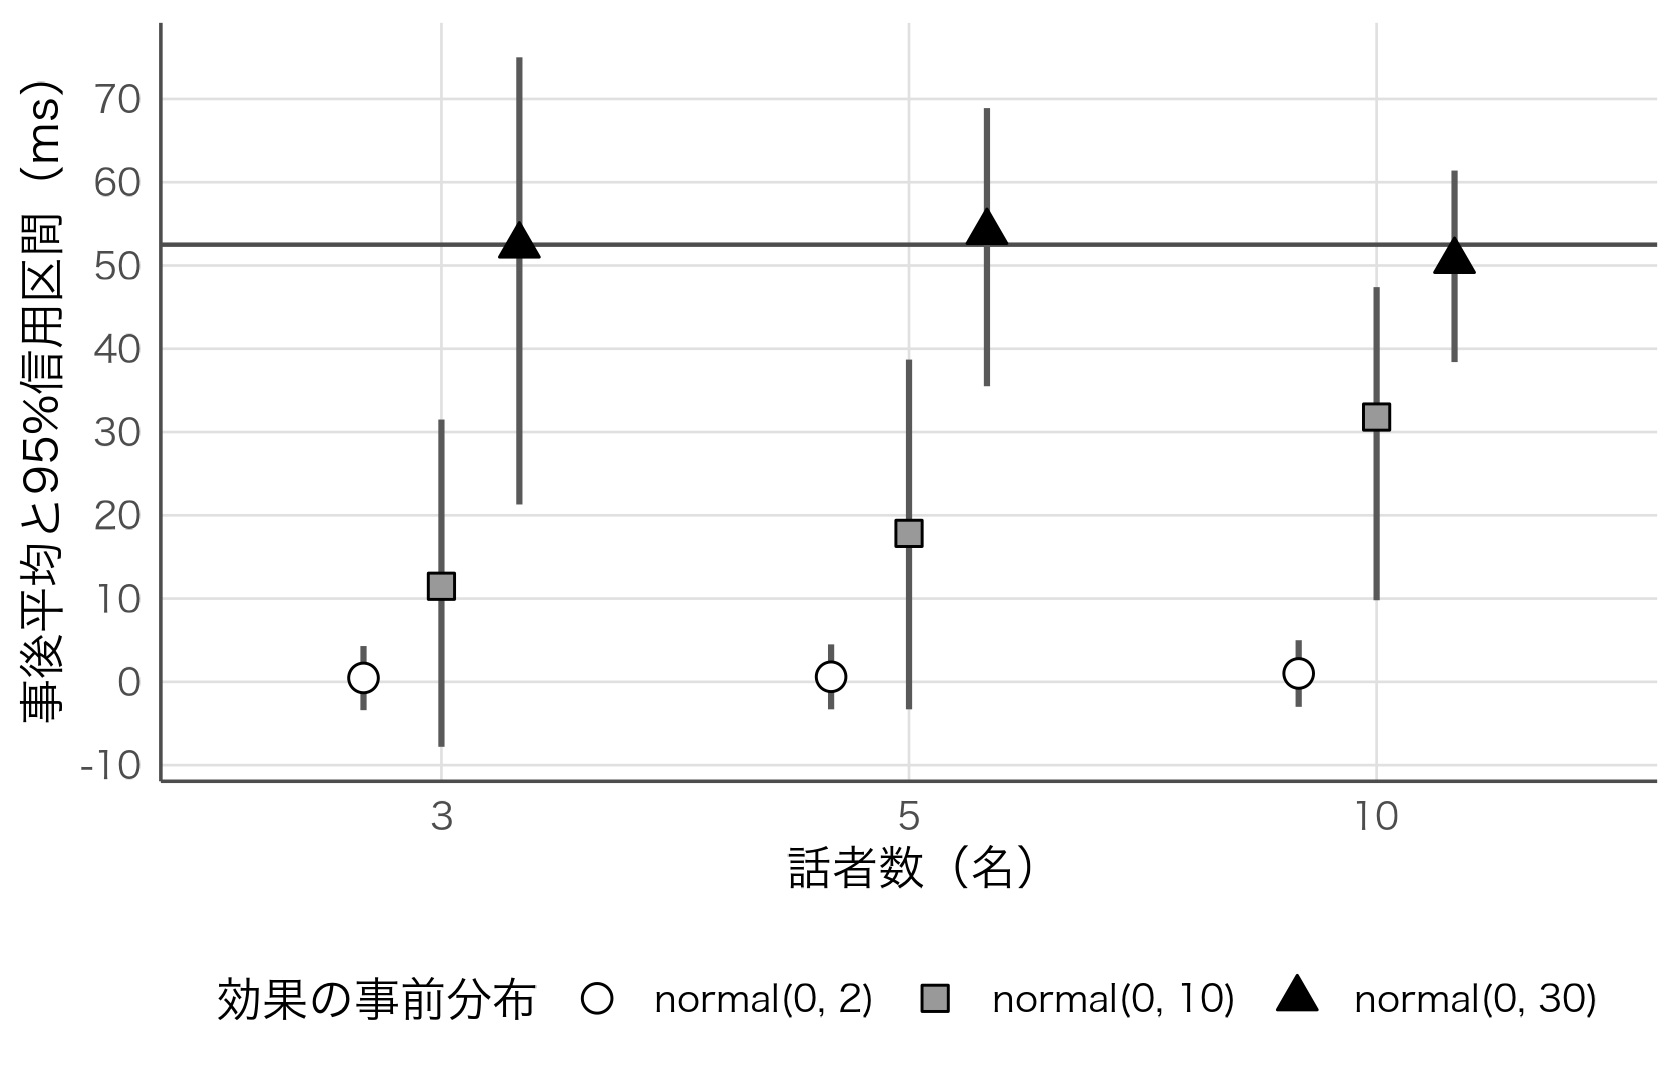

Reproduce this figure in R.
# 図8-2：事前分布の幅 x 話者数の感度分析（8.3節の表の数値をそのまま可視化。再当てはめはしない）。
source("figures/style.R")
d <- data.frame(
  n_spk = rep(c(3, 5, 10), each = 3),
  prior = rep(c("normal(0, 2)", "normal(0, 10)", "normal(0, 30)"), times = 3),
  mean  = c(0.47, 11.48, 52.39, 0.61, 17.83, 54.02, 1.01, 31.80, 50.54),
  lo    = c(-3.4, -7.8, 21.3, -3.3, -3.3, 35.5, -3.0, 9.8, 38.4),
  hi    = c(4.3, 31.5, 75.0, 4.5, 38.7, 68.9, 5.0, 47.4, 61.4))
d$prior <- factor(d$prior, levels = c("normal(0, 2)", "normal(0, 10)", "normal(0, 30)"))
d$spk <- factor(d$n_spk)
p <- ggplot(d, aes(spk, mean, group = prior, linetype = prior, shape = prior, fill = prior)) +
  geom_hline(yintercept = 52.5, colour = "grey30", linewidth = 0.5) +
  geom_linerange(aes(ymin = lo, ymax = hi), position = position_dodge(0.5), colour = "grey35", linewidth = 0.7) +
  geom_point(position = position_dodge(0.5), size = 3, colour = "black") +
  scale_shape_manual(values = c(21, 22, 24), name = "効果の事前分布") +
  scale_fill_manual(values = c("white", "grey60", "black"), name = "効果の事前分布") +
  scale_linetype_manual(values = c("solid", "solid", "solid"), name = "効果の事前分布", guide = "none") +
  scale_y_continuous(breaks = seq(-10, 80, 10)) +
  labs(x = "話者数（名）", y = "事後平均と95%信用区間（ms）")
save_fig(p, "ch08_prior_sensitivity", w = 5.6, h = 3.6)
